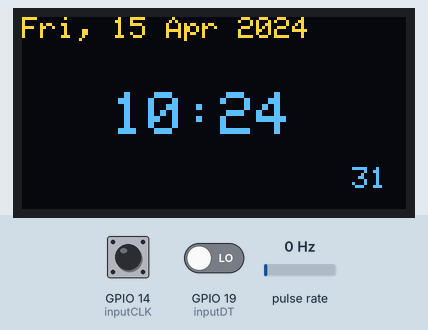
Simulated run of this sketch. Board: ESP32. Shown: 128×64 one-colour display. Wiring (inferred from the names in the program): pulse sensor: data GPIO 23. Inputs (shaded band) come from the test bench; at power-on: pulse rate 0 Hz, GPIO 14 (inputCLK) HIGH, GPIO 19 (inputDT) LOW. The OLED is the two-colour kind (top 16 rows yellow); the local clock reads 2024-03-15 10:24:30 at power-on unless the sketch sets it.

Above: at 1.2 s.
1.3 s: pulse rate (sensor on GPIO 23) set to 4 Hz
At 2.32 s:
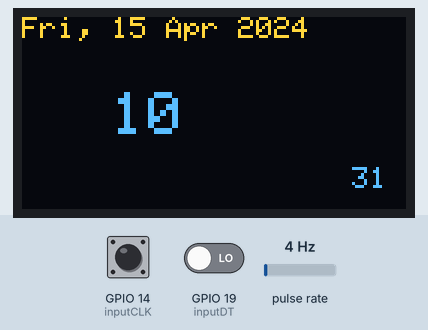
4.0 s: GPIO 14 (inputCLK) driven LOW
At 4.35 s:
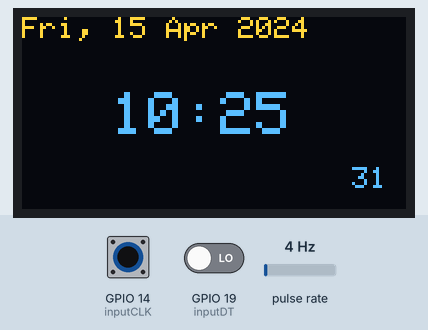
6.0 s: pulse rate (sensor on GPIO 23) set to 50 Hz
9.0 s: GPIO 14 (inputCLK) pulsed HIGH 5 times (0.12 s each, 0.3 s apart)
At 12.6 s:
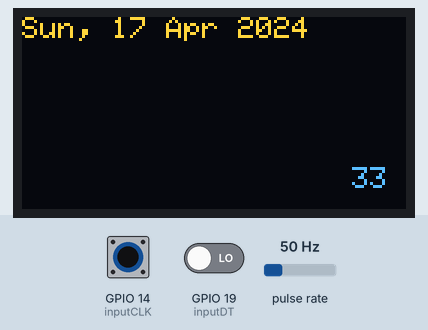
12.8 s: GPIO 14 (inputCLK) pulsed HIGH 5 times (0.12 s each, 0.3 s apart)
At 16.1 s:
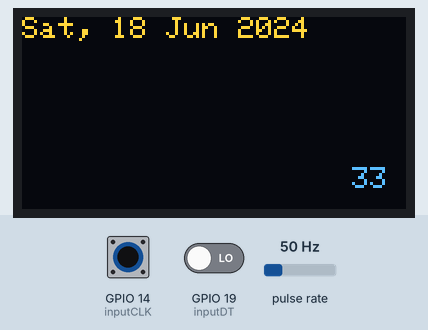
Timing chart, 0 to 17.2 s (numbered marks = the images above; inputs shaded):
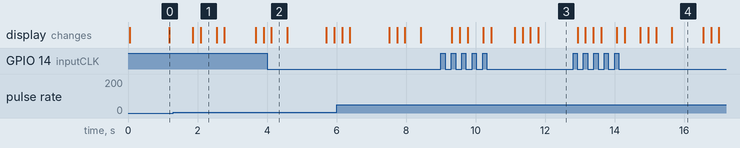

The sketch:

21-10-2024_Buggy_full_clock_code_from_GPT.ino
```cpp
#include <Wire.h>
#include <SPI.h>
#include "RTClib.h"
#include <Adafruit_GFX.h>
#include <Adafruit_SSD1306.h>

#define SCREEN_WIDTH 128
#define SCREEN_HEIGHT 64
#define OLED_RESET -1
Adafruit_SSD1306 display(SCREEN_WIDTH, SCREEN_HEIGHT, &Wire, OLED_RESET);

RTC_DS1307 RTC;

// Rotary Encoder Inputs
#define inputCLK 14
#define inputDT 19
#define encoderButtonPin 23

// Encoder variables
volatile int counter = 0;
volatile bool buttonPressed = false;
int lastCLKState;

// Clock and Date variables
int second, minute, hour, day, date, month, year;
int settingIndex = -1;  // -1 means no setting mode, otherwise it represents the setting being modified

void setup() {
  Wire.begin();
  RTC.begin();

  if (!display.begin(SSD1306_SWITCHCAPVCC, 0x3C)) {
    for (;;);
  }

  // Initialize encoder pins
  pinMode(inputCLK, INPUT);
  pinMode(inputDT, INPUT);
  pinMode(encoderButtonPin, INPUT_PULLUP);

  lastCLKState = digitalRead(inputCLK);

  // Attach interrupts for the encoder and button
  attachInterrupt(digitalPinToInterrupt(inputCLK), encoderISR, CHANGE);
  attachInterrupt(digitalPinToInterrupt(encoderButtonPin), buttonISR, FALLING);

  DateTime now = RTC.now();
  second = now.second();
  minute = now.minute();
  hour = now.hour();
  day = now.dayOfTheWeek();
  date = now.day();
  month = now.month();
  year = now.year();
}

void loop() {
  if (settingIndex == -1) {
    // Normal time display mode
    DateTime now = RTC.now();
    second = now.second();
    minute = now.minute();
    hour = now.hour();
    day = now.dayOfTheWeek();
    date = now.day();
    month = now.month();
    year = now.year();

    displayTimeAndDate();
  } else {
    // Settings mode: Blink the selected setting
    blinkSetting(settingIndex);
  }

  if (buttonPressed) {
    handleButtonPress();
    buttonPressed = false;
  }

  delay(200);  // Small delay to reduce flickering
}

void displayTimeAndDate() {
  display.clearDisplay();

  // Display Date (Day, Date, Month, Year) at the top in small font
  display.setTextSize(1);
  display.setCursor(0, 0);
  display.print(dayOfWeek(day)); display.print(", ");
  display.print(date); display.print(" ");
  display.print(monthName(month)); display.print(" ");
  display.print(year);
  display.println();

  // Display Hour and Minute in big font (central)
  display.setTextSize(2);
  display.setCursor(30, 25);
  display.print(hour);
  display.print(":");
  display.print(minute);

  // Display Second in small font at the corner
  display.setTextSize(1);
  display.setCursor(110, 50);
  display.print(second);

  display.display();
}

// Interrupt Service Routine for the encoder
void encoderISR() {
  int currentStateCLK = digitalRead(inputCLK);

  if (currentStateCLK != lastCLKState) {
    if (digitalRead(inputDT) != currentStateCLK) {
      counter--;
    } else {
      counter++;
    }

    // Update the selected setting based on the encoder rotation
    if (settingIndex != -1) {
      adjustSetting(settingIndex, counter);
    }

    lastCLKState = currentStateCLK;
  }
}

// Interrupt Service Routine for the button press
void buttonISR() {
  buttonPressed = true;
}

// Handle button presses: cycle through settings or exit settings mode
void handleButtonPress() {
  settingIndex++;
  if (settingIndex > 6) {
    // Save changes and exit settings mode
    settingIndex = -1;
    saveSettings();
  }
}

// Adjust the current setting (hour, minute, etc.)
void adjustSetting(int index, int value) {
  switch (index) {
    case 0: second = (second + value) % 60; break;
    case 1: minute = (minute + value) % 60; break;
    case 2: hour = (hour + value) % 24; break;
    case 3: day = (day + value) % 7; break;
    case 4: date = (date + value) % 31 + 1; break;
    case 5: month = (month + value) % 12 + 1; break;
    case 6: year += value; break;
  }
}

// Blink the setting being modified
void blinkSetting(int index) {
  static unsigned long lastBlinkTime = 0;
  static bool blinkState = true;

  unsigned long currentTime = millis();
  if (currentTime - lastBlinkTime > 500) {
    blinkState = !blinkState;
    lastBlinkTime = currentTime;
  }

  display.clearDisplay();

  // Display the date
  display.setTextSize(1);
  display.setCursor(0, 0);
  display.print(dayOfWeek(day)); display.print(", ");
  display.print(date); display.print(" ");
  display.print(monthName(month)); display.print(" ");
  display.print(year);
  display.println();

  // Blink the setting based on `index`
  display.setTextSize(2);
  if (index == 2) {
    if (blinkState) {
      display.setCursor(30, 25);
      display.print(hour);
      display.print(":");
      display.print(minute);
    }
  } else if (index == 1) {
    display.setCursor(30, 25);
    display.print(hour);
    if (blinkState) {
      display.print(":");
      display.print(minute);
    }
  }
  // Display second in small font
  display.setTextSize(1);
  if (index != 0 || blinkState) {
    display.setCursor(110, 50);
    display.print(second);
  }

  display.display();
}

// Save settings to RTC after changes
void saveSettings() {
  RTC.adjust(DateTime(year, month, date, hour, minute, second));
}

// Helper functions
String dayOfWeek(int day) {
  const char* days[] = {"Sun", "Mon", "Tue", "Wed", "Thu", "Fri", "Sat"};
  return days[day];
}

String monthName(int month) {
  const char* months[] = {"Jan", "Feb", "Mar", "Apr", "May", "Jun", "Jul", "Aug", "Sep", "Oct", "Nov", "Dec"};
  return months[month];
}
```

Measured:
- after the input at 12.8 s, the display: first differs from a run without the input after 1.3 s (image 4 shows a later state)
- what the display in image 1 shows lasts 0.4 s, from 2.1 s to 2.5 s
